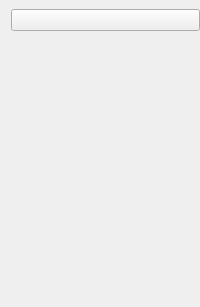
     <widget class="QWidget" name="LeftMenuContainer" native="true">
      <property name="styleSheet">
       <string notr="true"/>
      </property>
      <layout class="QVBoxLayout" name="verticalLayout">
       <property name="spacing">
        <number>0</number>
       </property>
       <property name="leftMargin">
        <number>0</number>
       </property>
       <property name="topMargin">
        <number>0</number>
       </property>
       <property name="rightMargin">
        <number>0</number>
       </property>
       <property name="bottomMargin">
        <number>0</number>
       </property>
       <item>
        <widget class="QWidget" name="LeftMenuSubContainer" native="true">
         <property name="styleSheet">
          <string notr="true"/>
         </property>
         <layout class="QVBoxLayout" name="verticalLayout_2">
          <property name="leftMargin">
           <number>0</number>
          </property>
          <property name="topMargin">
           <number>0</number>
          </property>
          <property name="rightMargin">
           <number>0</number>
          </property>
          <property name="bottomMargin">
           <number>0</number>
          </property>
          <item alignment="Qt::AlignTop">
           <widget class="QFrame" name="frame_menu">
            <property name="frameShape">
             <enum>QFrame::NoFrame</enum>
            </property>
            <property name="frameShadow">
             <enum>QFrame::Raised</enum>
            </property>
            <layout class="QHBoxLayout" name="horizontalLayout_2">
             <property name="spacing">
              <number>0</number>
             </property>
             <property name="leftMargin">
              <number>11</number>
             </property>
             <property name="topMargin">
              <number>9</number>
             </property>
             <property name="rightMargin">
              <number>0</number>
             </property>
             <property name="bottomMargin">
              <number>0</number>
             </property>
             <item>
              <widget class="QPushButton" name="pushButton_menu">
               <property name="minimumSize">
                <size>
                 <width>60</width>
                 <height>0</height>
                </size>
               </property>
               <property name="font">
                <font>
                 <kerning>true</kerning>
                </font>
               </property>
               <property name="cursor">
                <cursorShape>PointingHandCursor</cursorShape>
               </property>
               <property name="autoFillBackground">
                <bool>false</bool>
               </property>
               <property name="styleSheet">
                <string notr="true"/>
               </property>
               <property name="text">
                <string/>
               </property>
               <property name="icon">
                <iconset>
                 <normalon>:/Icons/Icons/icons8-squared-menu-50.png</normalon>
                </iconset>
               </property>
               <property name="iconSize">
                <size>
                 <width>50</width>
                 <height>50</height>
                </size>
               </property>
               <property name="shortcut">
                <string/>
               </property>
               <property name="autoDefault">
                <bool>false</bool>
               </property>
               <property name="default">
                <bool>false</bool>
               </property>
               <property name="flat">
                <bool>false</bool>
               </property>
              </widget>
             </item>
            </layout>
           </widget>
          </item>
          <item alignment="Qt::AlignTop">
           <widget class="QFrame" name="frame_assets">
            <property name="styleSheet">
             <string notr="true"/>
            </property>
            <property name="frameShape">
             <enum>QFrame::NoFrame</enum>
            </property>
            <property name="frameShadow">
             <enum>QFrame::Raised</enum>
            </property>
            <layout class="QVBoxLayout" name="verticalLayout_3">
             <property name="leftMargin">
              <number>11</number>
             </property>
             <property name="topMargin">
              <number>0</number>
             </property>
             <property name="rightMargin">
              <number>0</number>
             </property>
             <property name="bottomMargin">
              <number>0</number>
             </property>
             <item>
              <spacer name="verticalSpacer_2">
               <property name="orientation">
                <enum>Qt::Vertical</enum>
               </property>
               <property name="sizeHint" stdset="0">
                <size>
                 <width>20</width>
                 <height>40</height>
                </size>
               </property>
              </spacer>
             </item>
             <item>
              <widget class="QPushButton" name="pushButton_gold">
               <property name="minimumSize">
                <size>
                 <width>60</width>
                 <height>0</height>
                </size>
               </property>
               <property name="cursor">
                <cursorShape>PointingHandCursor</cursorShape>
               </property>
               <property name="text">
                <string/>
               </property>
               <property name="icon">
                <iconset>
                 <normalon>Icons/icons8-gold-bars-100.png</normalon>
                </iconset>
               </property>
               <property name="iconSize">
                <size>
                 <width>50</width>
                 <height>50</height>
                </size>
               </property>
               <property name="flat">
                <bool>true</bool>
               </property>
              </widget>
             </item>
             <item>
              <widget class="QPushButton" name="pushButton_crypto">
               <property name="minimumSize">
                <size>
                 <width>60</width>
                 <height>0</height>
                </size>
               </property>
               <property name="cursor">
                <cursorShape>PointingHandCursor</cursorShape>
               </property>
               <property name="text">
                <string/>
               </property>
               <property name="icon">
                <iconset>
                 <normalon>Icons/icons8-bitcoin-100.png</normalon>
                </iconset>
               </property>
               <property name="iconSize">
                <size>
                 <width>50</width>
                 <height>50</height>
                </size>
               </property>
               <property name="flat">
                <bool>true</bool>
               </property>
              </widget>
             </item>
             <item>
              <widget class="QPushButton" name="pushButton_currency">
               <property name="minimumSize">
                <size>
                 <width>60</width>
                 <height>0</height>
                </size>
               </property>
               <property name="cursor">
                <cursorShape>PointingHandCursor</cursorShape>
               </property>
               <property name="text">
                <string/>
               </property>
               <property name="icon">
                <iconset>
                 <normalon>Icons/icons8-cash-100.png</normalon>
                </iconset>
               </property>
               <property name="iconSize">
                <size>
                 <width>50</width>
                 <height>50</height>
                </size>
               </property>
               <property name="flat">
                <bool>true</bool>
               </property>
              </widget>
             </item>
             <item>
              <widget class="QPushButton" name="pushButton_shares">
               <property name="minimumSize">
                <size>
                 <width>60</width>
                 <height>0</height>
                </size>
               </property>
               <property name="cursor">
                <cursorShape>PointingHandCursor</cursorShape>
               </property>
               <property name="text">
                <string/>
               </property>
               <property name="icon">
                <iconset>
                 <normalon>Icons/icons8-stock-share-100.png</normalon>
                </iconset>
               </property>
               <property name="iconSize">
                <size>
                 <width>50</width>
                 <height>50</height>
                </size>
               </property>
               <property name="flat">
                <bool>true</bool>
               </property>
              </widget>
             </item>
             <item>
              <widget class="QPushButton" name="pushButton_cash">
               <property name="minimumSize">
                <size>
                 <width>60</width>
                 <height>0</height>
                </size>
               </property>
               <property name="cursor">
                <cursorShape>PointingHandCursor</cursorShape>
               </property>
               <property name="text">
                <string/>
               </property>
               <property name="icon">
                <iconset>
                 <normalon>Icons/icons8-dollar-coin-100.png</normalon>
                </iconset>
               </property>
               <property name="iconSize">
                <size>
                 <width>50</width>
                 <height>50</height>
                </size>
               </property>
               <property name="flat">
                <bool>true</bool>
               </property>
              </widget>
             </item>
            </layout>
           </widget>
          </item>
          <item>
           <spacer name="verticalSpacer">
            <property name="orientation">
             <enum>Qt::Vertical</enum>
            </property>
            <property name="sizeHint" stdset="0">
             <size>
              <width>20</width>
              <height>40</height>
             </size>
            </property>
           </spacer>
          </item>
          <item alignment="Qt::AlignBottom">
           <widget class="QFrame" name="frame_settings">
            <property name="frameShape">
             <enum>QFrame::NoFrame</enum>
            </property>
            <property name="frameShadow">
             <enum>QFrame::Raised</enum>
            </property>
            <layout class="QVBoxLayout" name="verticalLayout_5">
             <property name="rightMargin">
              <number>0</number>
             </property>
             <property name="bottomMargin">
              <number>19</number>
             </property>
             <item>
              <widget class="QPushButton" name="pushButton_settings">
               <property name="minimumSize">
                <size>
                 <width>60</width>
                 <height>0</height>
                </size>
               </property>
               <property name="cursor">
                <cursorShape>PointingHandCursor</cursorShape>
               </property>
               <property name="text">
                <string/>
               </property>
               <property name="icon">
                <iconset>
                 <normalon>Icons/icons8-settings-100.png</normalon>
                </iconset>
               </property>
               <property name="iconSize">
                <size>
                 <width>50</width>
                 <height>50</height>
                </size>
               </property>
               <property name="flat">
                <bool>true</bool>
               </property>
              </widget>
             </item>
            </layout>
           </widget>
          </item>
         </layout>
        </widget>
       </item>
      </layout>
     </widget>
